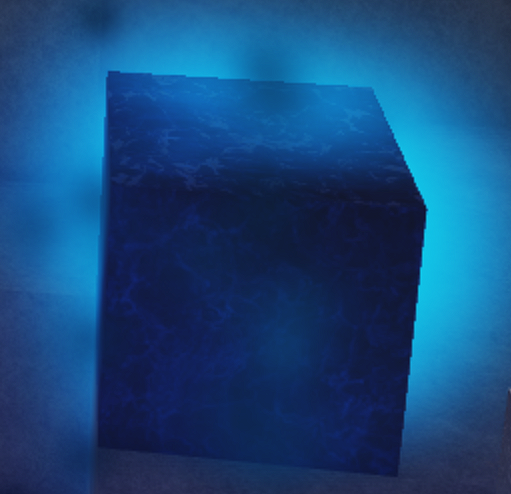
#> input picture study/block.png, 511 x 494 px
$ python basictreshhold.py
#> lines starting #> are read from the running program, lines starting #| are printed output that depends on the picture; after the words box and inside, x2 and y2 are one past the last pixel; in counts of white or black regions, pixels touching at a corner belong together
from __future__ import print_function
import cv2 as cv
import argparse

max_value = 255
max_type = 4
max_binary_value = 255
window_name = 'Threshold Demo'


def Threshold_Demo(val):
    threshold_type = cv.getTrackbarPos(
        'Type: \n 0: Binary \n 1: Binary Inverted \n 2: Truncate \n 3: To Zero \n 4: To Zero Inverted', window_name)
    threshold_value = cv.getTrackbarPos('Value', window_name)

    if threshold_type == 0:
        _, dst = cv.threshold(src_gray, threshold_value, max_binary_value, cv.THRESH_BINARY)
    elif threshold_type == 1:
        _, dst = cv.threshold(src_gray, threshold_value, max_binary_value, cv.THRESH_BINARY_INV)
    elif threshold_type == 2:
        _, dst = cv.threshold(src_gray, threshold_value, max_binary_value, cv.THRESH_TRUNC)
    elif threshold_type == 3:
        _, dst = cv.threshold(src_gray, threshold_value, max_binary_value, cv.THRESH_TOZERO)
    else:
        _, dst = cv.threshold(src_gray, threshold_value, max_binary_value, cv.THRESH_TOZERO_INV)

    cv.imshow(window_name, dst)


parser = argparse.ArgumentParser(description='Code for Basic Thresholding Operations tutorial.')
parser.add_argument('--input', help='Path to input image.', default='block.png')
args = parser.parse_args()
src = cv.imread(cv.samples.findFile(args.input))
#> src is the input picture: shape (494, 511, 3); mean B, G, R 122.5, 71.6, 22.5

if src is None:
    print('Could not open or find the image: ', args.input)
    exit(0)

# Convert the image to Gray
src_gray = cv.cvtColor(src, cv.COLOR_BGR2GRAY)
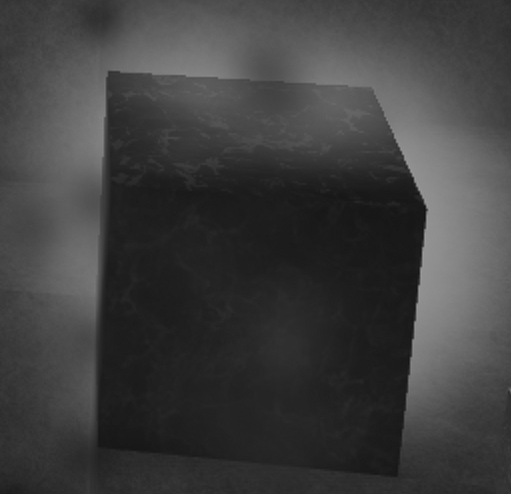
#> src_gray: shape (494, 511); min 17, max 156, mean 62.7

cv.namedWindow(window_name)
cv.createTrackbar('Type: \n 0: Binary \n 1: Binary Inverted \n 2: Truncate \n 3: To Zero \n 4: To Zero Inverted',
                  window_name, 0, max_type, Threshold_Demo)
#> slider 'Type: \n 0: Binary \n 1: Binary ' is set to 1
cv.createTrackbar('Value', window_name, 0, max_value, Threshold_Demo)
#> slider 'Value' is set to 85

# Call the function to initialize
Threshold_Demo(0)
#> in Threshold_Demo, `_, dst = cv.threshold(src_gray, threshold_value, max_binary_value, cv...`:
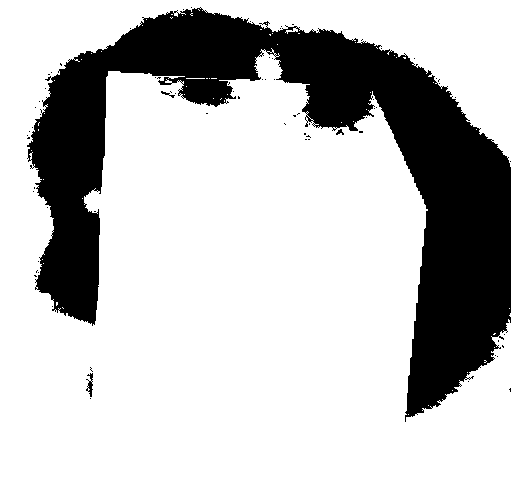
#> dst: shape (494, 511); 75.6% white; 75 black regions (71 under 20 px), largest, box (x1, y1, x2, y2) and area: (27, 7, 511, 422) 61271, (86, 373, 93, 397) 83, (161, 91, 175, 98) 30, (336, 129, 344, 135) 26

# Wait until the user finishes the program
cv.waitKey()
